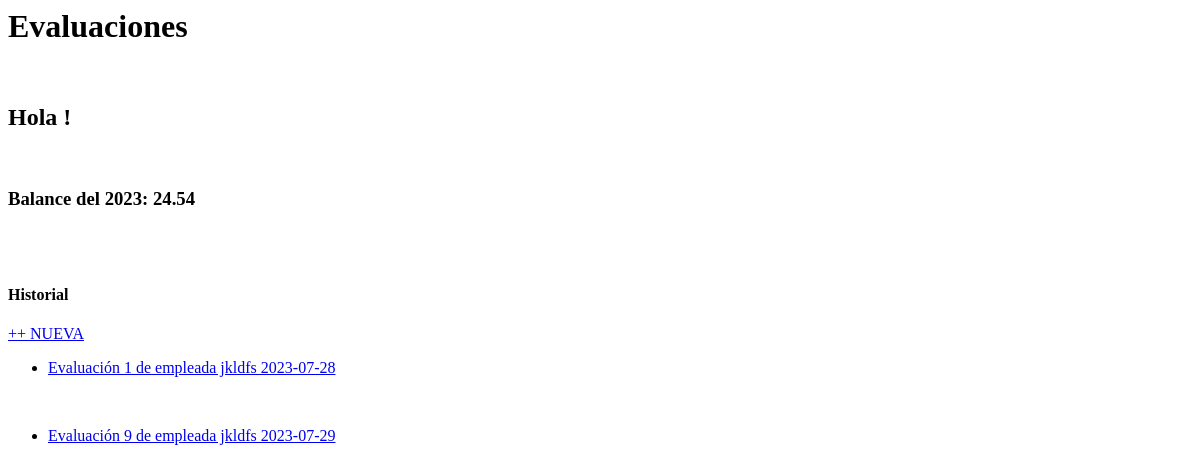
Page /empleado/evaluaciones/ (signed in) on the earlier database version.
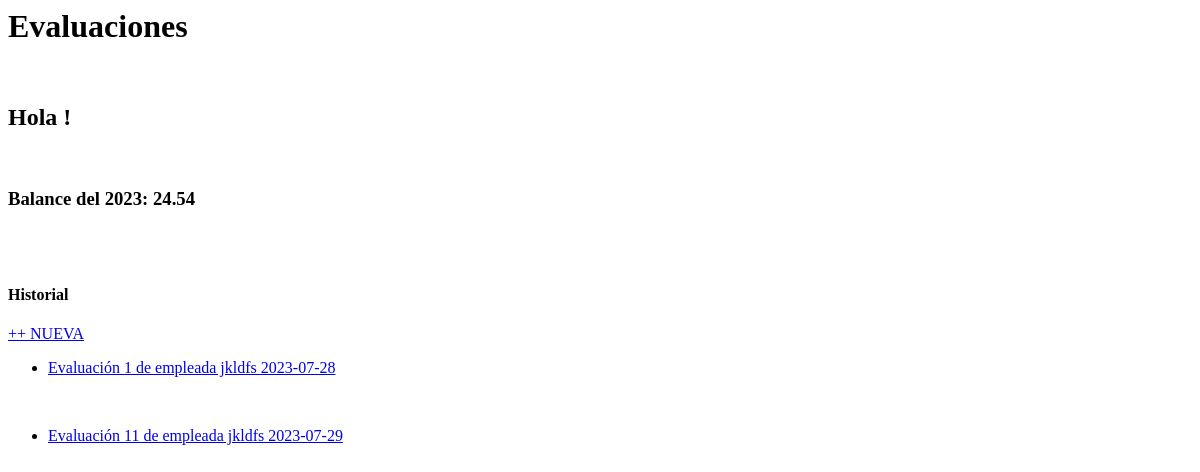
Same page on the later database version.
### indicadores/models.py (models this page shows, shortened)
class Evaluacion (models.Model):
    informe_anual = models.ForeignKey(InformeAnual, on_delete=models.CASCADE, null=True, blank=True, related_name="evaluaciones")
    director = models.ForeignKey(
                                Director, related_name="evaluaciones", on_delete=models.SET_NULL, null=True, blank=True)
    lider = models.ForeignKey(
                                Lider, related_name="evaluaciones", on_delete=models.SET_NULL, null=True, blank=True)
    empleado = models.ForeignKey(
                                Empleado, related_name="evaluaciones", on_delete=models.SET_NULL, null=True, blank=True)
    fecha = models.DateField(
                                default=date.today())
    porcentaje_objetivos_evaluado = models.DecimalField(max_digits=5, decimal_places=2, default=None, null=True, blank=True)
    porcentaje_objetivos_evaluador = models.DecimalField(max_digits=5, decimal_places=2, default=None, null=True, blank=True)
    porcentaje_competencias_evaluado = models.DecimalField(max_digits=5, decimal_places=2, default=None, null=True, blank=True)
    porcentaje_competencias_evaluador = models.DecimalField(max_digits=5, decimal_places=2, default=None, null=True, blank=True)
    resultado_final = models.DecimalField(max_digits=5, decimal_places=2, default=None, null=True, blank=True)
    def __str__ (self):
        if self.empleado:
            return f'Evaluación {self.id} de {self.empleado} {self.fecha}'
        else:
            return f'Evaluación {self.id} de {self.lider} {self.fecha}'
    class Meta:
        verbose_name_plural = "Evaluaciones"

class Empleado(models.Model):
    user = models.OneToOneField(
                User, related_name="empleado", on_delete=models.CASCADE
                )
    cargo = models.ForeignKey(
                    Cargo, on_delete=models.CASCADE, related_name="empleados", null=True, blank=False
                    )
    nivel_administrativo = models.ForeignKey(
                    NivelAdministrativo, on_delete=models.CASCADE, null=True, related_name="empleados", blank=False
                    )
    lider = models.ForeignKey(
                    Lider, on_delete=models.CASCADE, null=True, related_name="empleados", blank=False
                    )
    regional = models.ForeignKey(
                    'Regional', related_name="empleados", on_delete=models.SET_NULL, null=True
                    )
    def __str__(self):
        return f'{self.user.first_name} {self.user.last_name}'

### indicadores/views.py (the view)
# urls.py: path('empleado/evaluaciones/',views.evaluaciones_empleado, name="evaluaciones_empleado"),
@login_required
def evaluaciones_empleado(request):
    empleado = request.user.empleado
    evaluaciones = Evaluacion.objects.filter(empleado=empleado)
    anio_actual = today.year
    try:
        informe_anual = InformeAnual.objects.get(empleado=empleado, periodo__year=anio_actual)
        context = {
            'empleado': empleado,
            'evaluaciones': evaluaciones,
            'informe_anual': informe_anual,
            'anio': anio_actual
        }
    except InformeAnual.DoesNotExist:
        context = {
            'empleado': empleado,
            'evaluaciones': evaluaciones,
            'anio': anio_actual
        }
    template_name = 'indicadores/empleado_evaluaciones.html'
    return render(request, template_name, context)

### indicadores/models.py (called while the page is built)
    @property
    def get_final_total(self):
        evaluaciones = self.evaluaciones.all()
        total = 0
        n_evaluaciones = 0
        if evaluaciones != None:
            for evaluacion in evaluaciones:
                if evaluacion.resultado_final != 0 and evaluacion.resultado_final != None:
                    total += evaluacion.resultado_final
                    n_evaluaciones += 1
            resultado = total / n_evaluaciones
            return resultado
        else:
            return None

### templates/indicadores/empleado_evaluaciones.html (shortened to what this page needs)
    <h1> Evaluaciones</h1>
    <h2>Hola {{self.request.user.get_full_name}}! </h2>
    {% if informe_anual %}
    <h3>Balance del {{anio}}: {{informe_anual.get_final_total}} </h3>
    {% endif %}
    <h4>Historial</h4>     <a class="btn btn-primary mx-4 px-2" href="{% url 'nueva_evaluacion' %}"> ++ NUEVA</a>
    {% for evaluacion in evaluaciones.all %}
        <ul>
            <li>
                <a href="{% url 'ver_evaluacion_empleado' id=evaluacion.id %}">{{evaluacion}}</a>
            </li>
        </ul>
    {% endfor %}

Differences in the rows shown:
removed Evaluacion: empleado+id+fecha "Evaluación 9 de empleada jkldfs 2023-07-29"
added Evaluacion: empleado+id+fecha "Evaluación 11 de empleada jkldfs 2023-07-29"
